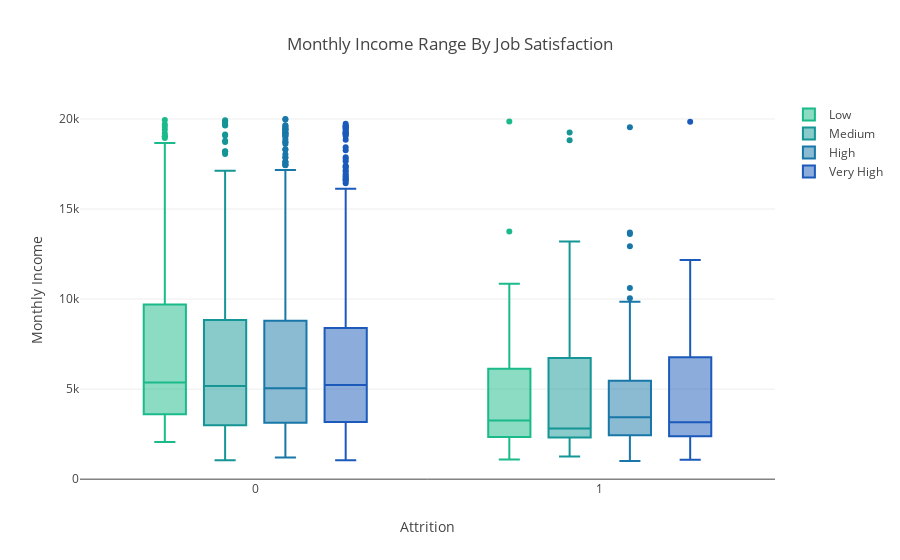

Write notebook code for a chart like this one.
### Code cell
trace1 = go.Box(
    x= data[data['JobSatisfaction'] == 1]['Attrition'],
    y= data[data['JobSatisfaction'] == 1]['MonthlyIncome'],
    name= 'Low',
    marker = dict(color='#1bba8a')
)

trace2 = go.Box(
    x= data[data['JobSatisfaction'] == 2]['Attrition'],
    y= data[data['JobSatisfaction'] == 2]['MonthlyIncome'],
    name= 'Medium',
    marker = dict(color='#159595')
)

trace3 = go.Box(
    x= data[data['JobSatisfaction'] == 3]['Attrition'],
    y= data[data['JobSatisfaction'] == 3]['MonthlyIncome'],
    name= 'High',
    marker = dict(color='#1877a8')
)

trace4 = go.Box(
    x= data[data['JobSatisfaction'] == 4]['Attrition'],
    y= data[data['JobSatisfaction'] == 4]['MonthlyIncome'],
    name= 'Very High',
    marker = dict(color='#1B5ABA')
)

layout = go.Layout(
    title = 'Monthly Income Range By Job Satisfaction',
    boxmode='group',
    xaxis = dict(title='Attrition'),
    yaxis = dict(title='Monthly Income')
)

fig = dict(data=[trace1, trace2, trace3, trace4], layout=layout)
py.iplot(fig)

### Figure 1 — Plotly figure (JSON) as saved in the notebook; plotly's stock layout.template omitted (floating-point values rounded to 4 significant figures; data arrays with more than 128 entries replaced by an {"elided": "..."} marker saying what was removed)
{"data": [{"marker": {"color": "#1bba8a"}, "name": "Low", "type": "box", "uid": "553dd36d-22f3-4a19-86a0-524ecc1b4d3c", "x": {"elided": "289 int values"}, "y": {"elided": "289 int values"}}, {"marker": {"color": "#159595"}, "name": "Medium", "type": "box", "uid": "d00d14d5-3ffb-4975-8652-5d729b089f57", "x": {"elided": "280 int values"}, "y": {"elided": "280 int values"}}, {"marker": {"color": "#1877a8"}, "name": "High", "type": "box", "uid": "b93728e4-6cc1-435e-9261-5f178e9d9781", "x": {"elided": "442 int values"}, "y": {"elided": "442 int values"}}, {"marker": {"color": "#1B5ABA"}, "name": "Very High", "type": "box", "uid": "696af35b-8a00-40d4-8cde-684c1a753a90", "x": {"elided": "459 int values"}, "y": {"elided": "459 int values"}}], "layout": {"boxmode": "group", "title": {"text": "Monthly Income Range By Job Satisfaction"}, "xaxis": {"title": {"text": "Attrition"}}, "yaxis": {"title": {"text": "Monthly Income"}}}}
